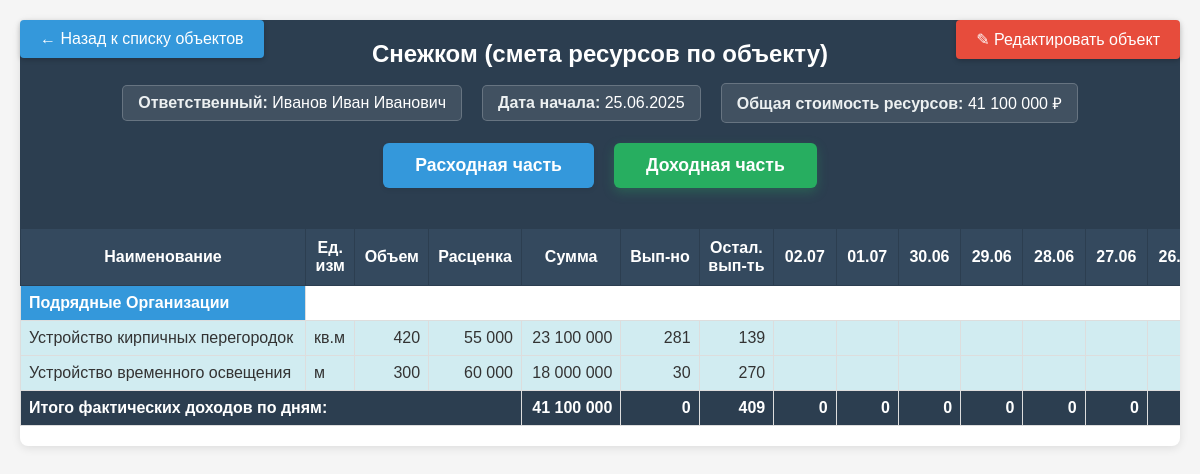
The app's page /objects/2/income/, older data.
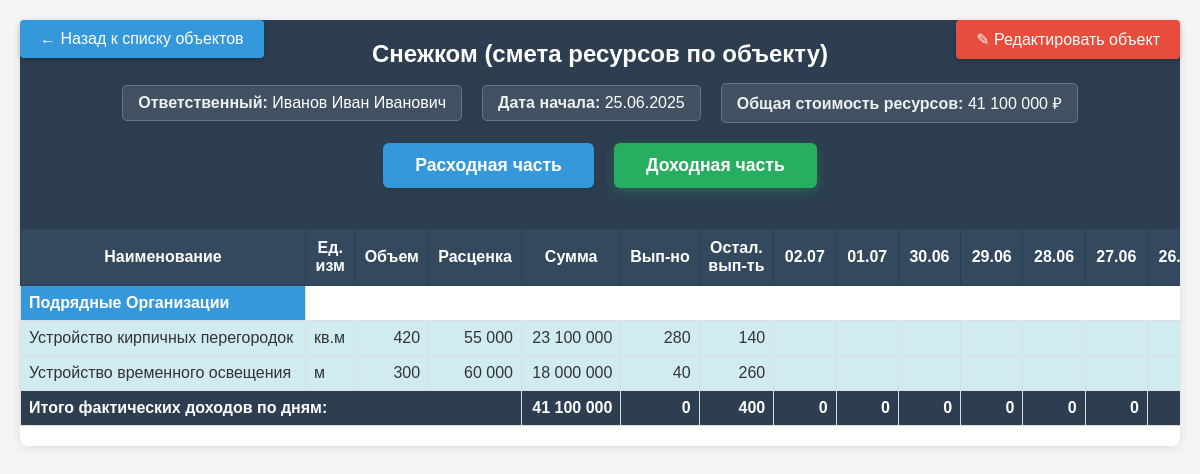
The same page, newer data.
### object/models.py (models this page shows, shortened)
class Objekt(models.Model):
    STATUS_CHOICES = [
        ('планируется', 'Планируется'),
        ('в работе', 'В работе'),
        ('завершён', 'Завершён'),
    ]
    nazvanie = models.CharField(max_length=255, verbose_name="Название")
    otvetstvennyj = models.ForeignKey(Kadry, on_delete=models.SET_NULL, null=True, blank=True, verbose_name="Ответственный")
    data_nachala = models.DateField(verbose_name="Дата начала")
    data_plan_zaversheniya = models.DateField(verbose_name="Дата план завершения")
    data_fakt_zaversheniya = models.DateField(null=True, blank=True, verbose_name="Дата факт завершения")
    status = models.CharField(max_length=20, choices=STATUS_CHOICES, default='планируется', verbose_name="Статус")
    class Meta:
        verbose_name = "Объект"
        verbose_name_plural = "Объекты"
        db_table = 'objekt'

class Kadry(models.Model):
    fio = models.CharField(max_length=255, verbose_name="ФИО")
    specialnost = models.ForeignKey(Specialnost, on_delete=models.CASCADE, verbose_name="Специальность", related_name="kadry")
    razryad = models.CharField(max_length=50, verbose_name="Разряд")
    pasport = models.CharField(max_length=100, verbose_name="Паспорт")
    telefon = models.CharField(max_length=20, verbose_name="Телефон")
    class Meta:
        verbose_name = "Кадр"
        verbose_name_plural = "Кадры"
        db_table = 'kadry'

class KategoriyaResursa(models.Model):
    nazvanie = models.CharField(max_length=255, verbose_name="Название")
    class Meta:
        verbose_name = "Категория ресурса"
        verbose_name_plural = "Категории ресурсов"
        db_table = 'kategoriya_resursa'

class ResursyPoObjektu(models.Model):
    objekt = models.ForeignKey(Objekt, on_delete=models.CASCADE, verbose_name="Объект")
    resurs = models.ForeignKey(Resurs, on_delete=models.CASCADE, verbose_name="Ресурс")
    kolichestvo = models.DecimalField(max_digits=10, decimal_places=2, verbose_name="Количество")
    cena = models.DecimalField(max_digits=12, decimal_places=2, verbose_name="Цена")
    potracheno = models.DecimalField(max_digits=10, decimal_places=2, default=0, verbose_name="Потрачено лимитов")
    class Meta:
        verbose_name = "Ресурсы по объекту"
        verbose_name_plural = "Ресурсы по объектам"
        db_table = 'resursy_po_objektu'

class Resurs(models.Model):
    naimenovanie = models.CharField(max_length=255, verbose_name="Наименование")
    edinica_izmereniya = models.CharField(max_length=50, verbose_name="Единица измерения")
    kategoriya_resursa = models.ForeignKey(KategoriyaResursa, on_delete=models.CASCADE, verbose_name="Категория ресурса")
    class Meta:
        verbose_name = "Ресурс"
        verbose_name_plural = "Ресурсы"
        db_table = 'resurs'

### object/views.py (the view)
# urls.py: path('objects/<int:object_id>/income/', object_income_detail, name='object_income_detail'),
def object_income_detail(request, object_id):
    obj = get_object_or_404(Objekt.objects.select_related('otvetstvennyj'), id=object_id)
    resources = ResursyPoObjektu.objects.filter(
        objekt=obj,
        resurs__kategoriya_resursa__nazvanie='Подрядные организации'
    ).select_related('resurs', 'resurs__kategoriya_resursa')
    total_cost = sum(float(r.kolichestvo * r.cena) for r in resources)
    fakticheskij_resursy = FakticheskijResursPoObjektu.objects.filter(
        resurs_po_objektu__objekt=obj,
        resurs_po_objektu__resurs__kategoriya_resursa__nazvanie='Подрядные организации'
    ).select_related('resurs_po_objektu', 'resurs_po_objektu__resurs')
    dokhody = {}
    all_dates = set()
    for fr in fakticheskij_resursy:
        dokhody_list = DokhodResursa.objects.filter(fakticheskij_resurs=fr).order_by('-data')
        dokhody[fr.id] = dokhody_list
        for dokhod in dokhody_list:
            all_dates.add(dokhod.data)
    today = datetime.now().date()
    days = [today - timedelta(days=i) for i in range(20)]
    total_spent = 0.0
    for fr_id, dd_list in dokhody.items():
        fr = FakticheskijResursPoObjektu.objects.get(id=fr_id)
        resource_cost = float(fr.resurs_po_objektu.cena)
        total_spent += sum(float(dd.vypolneno) * resource_cost for dd in dd_list)
    total_completed = 0.0
    for resource in resources:
        for fr in fakticheskij_resursy:
            if fr.resurs_po_objektu.id == resource.id:
                total_daily_income = sum(float(dokhod.vypolneno) for dokhod in dokhody.get(fr.id, []))
                total_completed += float(resource.cena) * total_daily_income
                break
    total_remaining = sum(float(r.kolichestvo - r.potracheno) for r in resources)  # Сумма осталось
    daily_totals = {}
    for day in days:
        day_key = day.strftime('%Y-%m-%d')
        daily_total = 0.0
        for resource in resources:
            for fr in fakticheskij_resursy:
                if fr.resurs_po_objektu.id == resource.id:
                    for dokhod in dokhody.get(fr.id, []):
                        if dokhod.data.strftime('%Y-%m-%d') == day_key:
                            daily_total += float(resource.cena) * float(dokhod.vypolneno)
                    break
        daily_totals[day_key] = daily_total
    context = {
        'object': obj,
        'resources': resources,
        'total_cost': total_cost,
        'fakticheskij_resursy': fakticheskij_resursy,
        'dokhody': dokhody,
        'total_spent': total_spent,
        'days': days,
        'is_income_page': True,  # Флаг для шаблона
        'total_completed': total_completed,  # Сумма выполнено
        'total_remaining': total_remaining,  # Сумма осталось
        'daily_totals': daily_totals,
    }
    return render(request, 'object/object_income_detail.html', context)

### object/templatetags/object_filters.py (called while the page is built)
@register.filter
def get_item(dictionary, key):
    if dictionary is None:
        return []
    return dictionary.get(key, [])

@register.filter
def multiply(value, arg):
    try:
        return float(value) * float(arg)
    except (ValueError, TypeError):
        return 0

@register.filter
def subtract(value, arg):
    try:
        return float(value) - float(arg)
    except (ValueError, TypeError):
        return value

@register.filter
def format_number(value):
    try:
        num = float(value)
        return "{:,.0f}".format(num).replace(",", " ")
    except (ValueError, TypeError):
        return value

@register.filter
def get_daily_total(daily_totals, day):
    day_key = day.strftime('%Y-%m-%d')
    return daily_totals.get(day_key, 0)

### object/templates/object/object_income_detail.html (shortened to what this page needs)
{% load static %}
{% load object_filters %}
<!DOCTYPE html>
<html lang="ru">
<head>
</head>
<body>
    <div class="container">
        <div class="header">
            <div class="header-title-row">
                <h1>{{ object.nazvanie }} (смета ресурсов по объекту) </h1>
            </div>
            <div class="header-info">
                <div class="info-item">
                    <strong>Ответственный:</strong>
                    {% if object.otvetstvennyj %}
                        {{ object.otvetstvennyj.fio }}
                    {% else %}
                        Не назначен
                    {% endif %}
                </div>
                <div class="info-item">
                    <strong>Дата начала:</strong> {{ object.data_nachala|date:"d.m.Y" }}
                </div>
                <div class="info-item">
                    <strong>Общая стоимость ресурсов:</strong> {{ total_cost|format_number }} ₽
                </div>
            </div>
            <div class="main-action-btns">
                <a href="/objects/{{ object.id }}/" class="main-btn">Расходная часть</a>
                <a href="/objects/{{ object.id }}/income/" class="main-btn active">Доходная часть</a>
            </div>
        </div>
        <div class="table-container">
            <table class="resource-table">
                <thead>
                    <tr>
                        <th style="width: 5%;">Наименование</th>
                        <th style="width: 2%;">Ед.<br>изм</th>
                        <th style="width: 3%;">Объем</th>
                        <th style="width: 3%;">Расценка</th>
                        <th style="width: 3%;">Сумма</th>
                        <th style="width: 2%;">Вып-но</th>
                        <th style="width: 2%;">Остал.<br>вып-ть</th>
                        {% for day in days %}
                        <th style="width: 3%;">{{ day|date:"d.m" }}</th>
                        {% endfor %}
                    </tr>
                </thead>
                <tbody>
                    {% regroup resources by resurs.kategoriya_resursa.nazvanie as category_list %}
                    {% for category in category_list %}
                    {% if category.grouper|lower == 'подрядные организации' %}
                    <tr class="category-header">
                        <td colspan="{{ 7|add:days|length }}">{{ category.grouper|title }}</td>
                    </tr>
                    {% for resource in category.list %}
                    <tr class="category-{{ category.grouper|lower }}">
                        <td>{{ resource.resurs.naimenovanie }}</td>
                        <td>{{ resource.resurs.edinica_izmereniya }}</td>
                        <td class="number editable-cell"
                            data-resource-id="{{ resource.id }}"
                            data-field-type="kolichestvo"
                            onclick="editResourceCell(this)">{{ resource.kolichestvo|floatformat:0 }}</td>
                        <td class="number editable-cell"
                            data-resource-id="{{ resource.id }}"
                            data-field-type="cena"
                            onclick="editResourceCell(this)">{{ resource.cena|floatformat:0 }}</td>
                        <td class="number sum-cell"
                            data-resource-id="{{ resource.id }}">{{ resource.kolichestvo|multiply:resource.cena|floatformat:0 }}</td>
                        <td class="number">{{ resource.potracheno|floatformat:0 }}</td>
                        <td class="number ostatok-cell"
                            data-resource-id="{{ resource.id }}">{{ resource.kolichestvo|subtract:resource.potracheno|floatformat:0 }}</td>
                        {% for day in days %}
                            <td class="number editable-cell"
                                data-resource-id="{{ resource.id }}"
                                data-date="{{ day|date:'Y-m-d' }}"
                                onclick="editCell(this)">
                            </td>
                        {% endfor %}
                    </tr>
                    {% endfor %}
                    {% endif %}
                    {% endfor %}
                    <tr class="total-row">
                        <td colspan="4">Итого фактических доходов по дням:</td>
                        <td class="number">{{ total_cost|floatformat:0 }}</td>
                        <td class="number">{{ total_completed|floatformat:0 }}</td>
                        <td class="number">{{ total_remaining|floatformat:0 }}</td>
                        {% for day in days %}
                        <td class="number">{{ daily_totals|get_daily_total:day|floatformat:0 }}</td>
                        {% endfor %}
                    </tr>
                </tbody>
            </table>
        </div>
    </div>
    <a href="/objects/" class="back-btn">← Назад к списку объектов</a>
    <a href="/admin/object/objekt/{{ object.id }}/change/" class="edit-btn">✎ Редактировать объект</a>
</body>
</html>

### object/templates/object/object_income_detail.html (style rules this page uses)
* { margin: 0; padding: 0; box-sizing: border-box; }
body { font-family: Arial, sans-serif; background: #f5f5f5; color: #333; padding: 20px; }
.container { max-width: 100%; margin: 0 auto; background: white; border-radius: 8px; box-shadow: 0 2px 10px rgba(0,0,0,0.1); overflow-x: auto; }
.header { background: #2c3e50; color: white; padding: 20px; text-align: center; position: sticky; top: 0; z-index: 10; }
.header h1 { font-size: 24px; margin-bottom: 5px; }
.header-info { margin-top: 15px; display: flex; justify-content: center; align-items: center; flex-wrap: wrap; gap: 20px; }
.info-item { background: rgba(255, 255, 255, 0.1); padding: 8px 15px; border-radius: 5px; border: 1px solid rgba(255, 255, 255, 0.2); }
.info-item strong { color: #ecf0f1; }
.main-action-btns { display: flex; justify-content: center; align-items: center; gap: 20px; margin: 20px 0 20px 0; }
.main-btn { display: inline-block; padding: 12px 32px; font-size: 1.1em; font-weight: bold; border-radius: 6px; border: none; background: #3498db; color: #fff; text-decoration: none; box-shadow: 0 2px 5px rgba(0,0,0,0.08); transition: background 0.2s, box-shadow 0.2s; }
.main-btn.active { background: #27ae60; box-shadow: 0 4px 12px rgba(39, 174, 96, 0.3); }
.table-container { padding: 0; overflow-x: auto; overflow-y: visible; max-width: 100vw; -webkit-overflow-scrolling: touch; }
.resource-table { width: auto; min-width: 2000px; border-collapse: collapse; margin-bottom: 20px; white-space: nowrap; table-layout: fixed; }
.resource-table th { background: #34495e; color: white; padding: 10px 8px; text-align: center; font-weight: bold; border: 1px solid #2c3e50; position: sticky; top: 0; }
.resource-table td { padding: 8px; border: 1px solid #ddd; background: white; }
.resource-table .number { text-align: right; }
.category-header td { background: #3498db !important; color: white !important; font-weight: bold; text-align: left; padding: 8px; }
.category-подрядные td { background: #d1ecf1; }
.total-row td { background: #2c3e50 !important; color: white !important; font-weight: bold; }
.back-btn { position: fixed; top: 20px; left: 20px; z-index: 1000; display: inline-block; padding: 10px 20px; background: #3498db; color: white; text-decoration: none; border-radius: 4px; transition: background 0.3s; box-shadow: 0 2px 5px rgba(0,0,0,0.2); }
.edit-btn { position: fixed; top: 20px; right: 20px; z-index: 1000; display: inline-block; padding: 10px 20px; background: #e74c3c; color: white; text-decoration: none; border-radius: 4px; transition: background 0.3s; box-shadow: 0 2px 5px rgba(0,0,0,0.2); }
.editable-cell { cursor: pointer; background-color: #f8f9fa; }
.header-title-row { display: flex; align-items: center; justify-content: center; gap: 20px; margin-bottom: 10px; }
.header-title-row h1 { margin: 0; }

Row changes from the older to the newer data that the page shows:
changed ResursyPoObjektu "Устройство кирпичных перегородок": potracheno "281" → "280"; kolichestvo|subtract "139" → "140"
changed ResursyPoObjektu "Устройство временного освещения": potracheno "30" → "40"; kolichestvo|subtract "270" → "260"
Text that changed along with them:
{{ total_remaining|floatformat:0 }}: "409" → "400"
